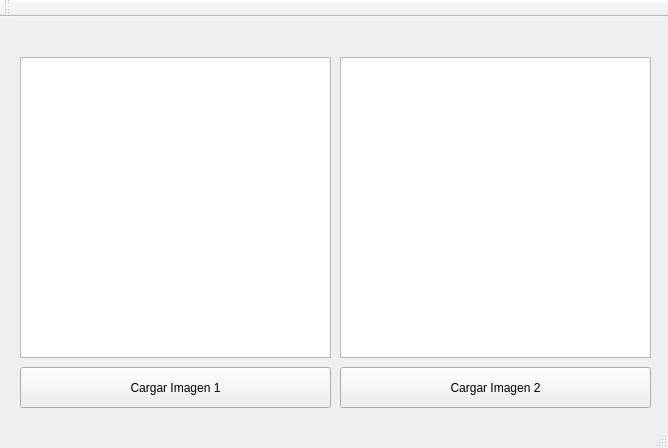
<?xml version="1.0" encoding="UTF-8"?>
<ui version="4.0">
 <class>MainWindow</class>
 <widget class="QMainWindow" name="MainWindow">
  <property name="geometry">
   <rect>
    <x>0</x>
    <y>0</y>
    <width>668</width>
    <height>448</height>
   </rect>
  </property>
  <property name="minimumSize">
   <size>
    <width>400</width>
    <height>400</height>
   </size>
  </property>
  <property name="windowTitle">
   <string>MainWindow</string>
  </property>
  <widget class="QWidget" name="centralWidget">
   <widget class="QGraphicsView" name="graphicsView1">
    <property name="geometry">
     <rect>
      <x>20</x>
      <y>40</y>
      <width>311</width>
      <height>301</height>
     </rect>
    </property>
   </widget>
   <widget class="QGraphicsView" name="graphicsView2">
    <property name="geometry">
     <rect>
      <x>340</x>
      <y>40</y>
      <width>311</width>
      <height>301</height>
     </rect>
    </property>
   </widget>
   <widget class="QPushButton" name="pushButton1">
    <property name="geometry">
     <rect>
      <x>20</x>
      <y>350</y>
      <width>311</width>
      <height>41</height>
     </rect>
    </property>
    <property name="text">
     <string>Cargar Imagen 1</string>
    </property>
   </widget>
   <widget class="QPushButton" name="pushButton2">
    <property name="geometry">
     <rect>
      <x>340</x>
      <y>350</y>
      <width>311</width>
      <height>41</height>
     </rect>
    </property>
    <property name="text">
     <string>Cargar Imagen 2</string>
    </property>
   </widget>
  </widget>
  <widget class="QMenuBar" name="menuBar">
   <property name="geometry">
    <rect>
     <x>0</x>
     <y>0</y>
     <width>668</width>
     <height>21</height>
    </rect>
   </property>
  </widget>
  <widget class="QToolBar" name="mainToolBar">
   <attribute name="toolBarArea">
    <enum>TopToolBarArea</enum>
   </attribute>
   <attribute name="toolBarBreak">
    <bool>false</bool>
   </attribute>
  </widget>
  <widget class="QStatusBar" name="statusBar"/>
 </widget>
 <layoutdefault spacing="6" margin="11"/>
 <resources/>
 <connections/>
</ui>
